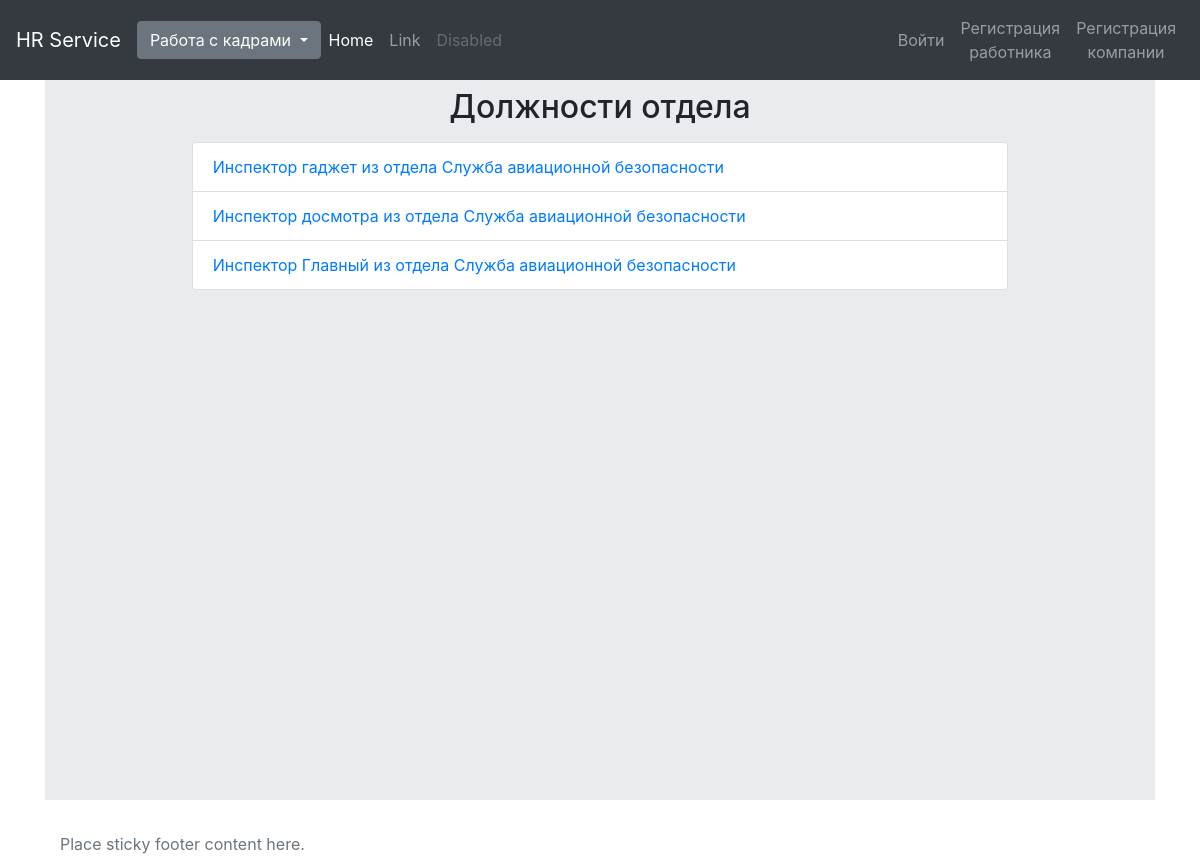
/departament_detale/7/, run on the app's committed database.
### hrapp/models.py (models this page shows, shortened)
class Position(models.Model):
    title_pos = models.CharField(max_length=50)
    departament = models.ForeignKey(Departament, on_delete=models.CASCADE)
    vakant = models.BooleanField()

class Departament(models.Model):
    title_dep = models.CharField(max_length=50)
    company = models.ForeignKey(Company, on_delete=models.CASCADE)

### hrapp/views.py (the view)
# urls.py: path('departament_detale/<int:pk>/', hr_views.departamentdetale, name='departamentdetale'),
def departamentdetale(request, pk):
    departament = Departament.objects.get(pk=pk)
    positionlist = Position.objects.filter(departament=departament)
    return render(request, 'hrapp/worklist/departamentdetale.html', {'positionlist': positionlist})

### hrapp/templates/hrapp/worklist/departamentdetale.html
{% extends 'hrapp/base.html' %}
{% block namepage %}Должности отдела{% endblock namepage %}
{% block content %}
    <ul class="list-group">
        {% for position in positionlist %}
            <li class="list-group-item">
                <a href="{% url 'positiondetale' pk=position.pk %}">{{ position.title_pos }} из отдела
                    {{ position.departament.title_dep }}</a>
            </li>
        {% endfor %}
    </ul>
{% endblock content %}

### data on the page
Position: title_pos "Инспектор гаджет", departament.title_dep "Служба авиационной безопасности"
Position: title_pos "Инспектор досмотра", departament.title_dep "Служба авиационной безопасности"
Position: title_pos "Инспектор Главный", departament.title_dep "Служба авиационной безопасности"
